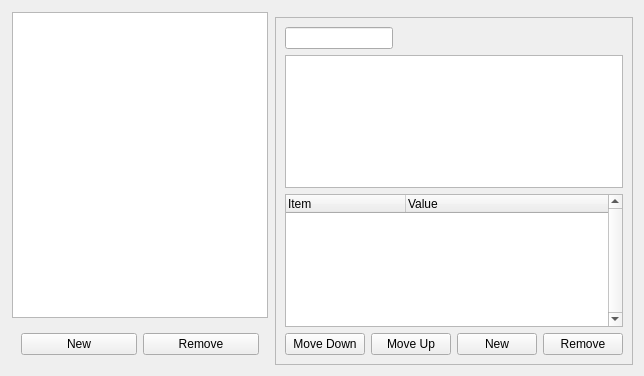
<?xml version="1.0" encoding="UTF-8"?>
<ui version="4.0">
 <class>DialogEditor</class>
 <widget class="QWidget" name="DialogEditor">
  <property name="geometry">
   <rect>
    <x>0</x>
    <y>0</y>
    <width>621</width>
    <height>376</height>
   </rect>
  </property>
  <property name="windowTitle">
   <string>Form</string>
  </property>
  <layout class="QGridLayout" name="gridLayout">
   <item row="1" column="1">
    <widget class="QFrame" name="frame">
     <property name="sizePolicy">
      <sizepolicy hsizetype="Preferred" vsizetype="Preferred">
       <horstretch>5</horstretch>
       <verstretch>0</verstretch>
      </sizepolicy>
     </property>
     <property name="frameShape">
      <enum>QFrame::StyledPanel</enum>
     </property>
     <property name="frameShadow">
      <enum>QFrame::Raised</enum>
     </property>
     <layout class="QGridLayout" name="gridLayout_2">
      <item row="0" column="0">
       <layout class="QVBoxLayout" name="verticalLayout">
        <item>
         <widget class="QLineEdit" name="npcLine">
          <property name="sizePolicy">
           <sizepolicy hsizetype="Fixed" vsizetype="Fixed">
            <horstretch>0</horstretch>
            <verstretch>0</verstretch>
           </sizepolicy>
          </property>
         </widget>
        </item>
        <item>
         <widget class="QPlainTextEdit" name="localePreview">
          <property name="sizePolicy">
           <sizepolicy hsizetype="Expanding" vsizetype="Expanding">
            <horstretch>1</horstretch>
            <verstretch>0</verstretch>
           </sizepolicy>
          </property>
         </widget>
        </item>
        <item>
         <widget class="QTreeWidget" name="successorList">
          <property name="lineWidth">
           <number>1</number>
          </property>
          <property name="verticalScrollBarPolicy">
           <enum>Qt::ScrollBarAlwaysOn</enum>
          </property>
          <property name="horizontalScrollBarPolicy">
           <enum>Qt::ScrollBarAlwaysOff</enum>
          </property>
          <property name="wordWrap">
           <bool>true</bool>
          </property>
          <attribute name="headerCascadingSectionResizes">
           <bool>false</bool>
          </attribute>
          <attribute name="headerDefaultSectionSize">
           <number>120</number>
          </attribute>
          <column>
           <property name="text">
            <string>Item</string>
           </property>
           <property name="foreground">
            <brush brushstyle="NoBrush">
             <color alpha="255">
              <red>0</red>
              <green>0</green>
              <blue>0</blue>
             </color>
            </brush>
           </property>
          </column>
          <column>
           <property name="text">
            <string>Value</string>
           </property>
          </column>
         </widget>
        </item>
        <item>
         <layout class="QHBoxLayout" name="horizontalLayout_2">
          <item>
           <widget class="QPushButton" name="successorDown">
            <property name="text">
             <string>Move Down</string>
            </property>
           </widget>
          </item>
          <item>
           <widget class="QPushButton" name="successorUp">
            <property name="text">
             <string>Move Up</string>
            </property>
           </widget>
          </item>
          <item>
           <widget class="QPushButton" name="successorAdd">
            <property name="text">
             <string>New</string>
            </property>
           </widget>
          </item>
          <item>
           <widget class="QPushButton" name="successorRemove">
            <property name="text">
             <string>Remove</string>
            </property>
           </widget>
          </item>
         </layout>
        </item>
       </layout>
      </item>
     </layout>
    </widget>
   </item>
   <item row="0" column="0" rowspan="2">
    <widget class="QFrame" name="formFrame">
     <property name="sizePolicy">
      <sizepolicy hsizetype="Preferred" vsizetype="Preferred">
       <horstretch>1</horstretch>
       <verstretch>0</verstretch>
      </sizepolicy>
     </property>
     <layout class="QGridLayout" name="gridLayout_3">
      <property name="margin">
       <number>1</number>
      </property>
      <item row="1" column="0">
       <widget class="QFrame" name="horizontalFrame">
        <layout class="QHBoxLayout" name="horizontalLayout">
         <item>
          <widget class="QPushButton" name="nodeNew">
           <property name="text">
            <string>New</string>
           </property>
          </widget>
         </item>
         <item>
          <widget class="QPushButton" name="nodeRemove">
           <property name="text">
            <string>Remove</string>
           </property>
          </widget>
         </item>
        </layout>
       </widget>
      </item>
      <item row="0" column="0">
       <widget class="QListWidget" name="nodeList">
        <property name="sizePolicy">
         <sizepolicy hsizetype="MinimumExpanding" vsizetype="Expanding">
          <horstretch>0</horstretch>
          <verstretch>0</verstretch>
         </sizepolicy>
        </property>
        <property name="maximumSize">
         <size>
          <width>16777215</width>
          <height>16777215</height>
         </size>
        </property>
       </widget>
      </item>
     </layout>
    </widget>
   </item>
  </layout>
 </widget>
 <resources/>
 <connections/>
</ui>
